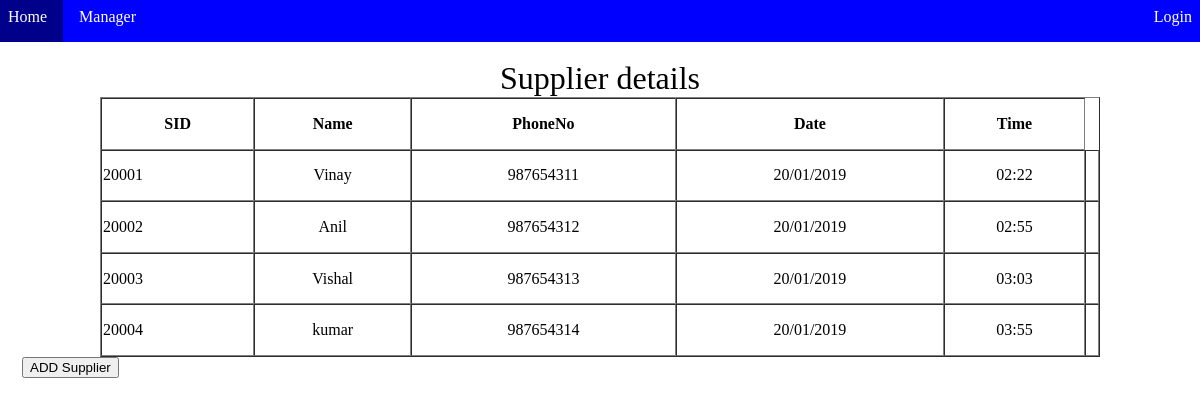
The app's page /FrontEnd/Manager.php with its own data.
### tables this page shows
CREATE TABLE `Supplier` (
  `SID` varchar(14) NOT NULL,
  `Name` varchar(20) DEFAULT NULL,
  `Date` varchar(10) DEFAULT NULL,
  `Time` varchar(5) DEFAULT NULL,
  `PhoneNo` varchar(10) DEFAULT NULL,
  PRIMARY KEY (`SID`)
);

### FrontEnd/Manager.php (the view, shortened to what this page needs)
<?php
include('./dbconfig.php');
?>
<!DOCTYPE html>
<html>
<head>
</head>
<body style="margin: -8px">
	<ul>
		<li><a href="Manager.php" style="color: white;text-decoration:none">Home</a></li>
	    <li>Manager</li>
<?php
  if(!isset($_SESSION['sess_user']))
  {
?>
 		<li style="float: right;"><a href="login.php" style="color: white;text-decoration:none">Login</a></li>
<?php
  } else{
?>
		<li style="float: right;"><a href="logout.php" style="color:white;text-decoration:none">Logout</a></li>
<?php
  }
?>
	</ul>
	<br>
	<center>
		<table cellspacing=0 border=1 width="1000" height="260" >
			<caption>Supplier details</caption>
			<tr>
				<th>SID</th>
				<th>Name</th>
				<th>PhoneNo</th>
				<th>Date</th>
			    <th>Time</th>
			</tr>
	<?php
		$query=mysqli_query($conn,"SELECT * FROM Supplier");
			while($row = mysqli_fetch_assoc($query))
			{
				$SID=$row['SID'];
				$Name=$row['Name'];
				$PhoneNo=$row['PhoneNo'];
				$Date=$row['Date'];
				$Time=$row['Time'];
				echo '<tr>' . '<td>';
			    echo $SID . '<br/>' . '<td>'.'</center>'.'<center>';
			    echo $Name . '<br/>' . '<td>'.'</center>'.'<center>';
				echo $PhoneNo. '<br/>' . '<td>'.'</center>'.'<center>';
				echo $Date. '<br/>' . '<td>'.'</center>'.'<center>';
				echo $Time . '<br/>' . '<td>'.'</center>'.'<center>';
			}
	?>
	</center>
	<span>
		<button style="margin-left:30px;"  type="submit" onclick = "location.href = 'insert_supplier.php'" class ="btn btn-primary btn-lg" >ADD Supplier</button><br/>
	</span>
</body>
</html>

### FrontEnd/Manager.php (style rules this page uses)
ul { list-style-type: none; border: 1px blue; margin: 0; padding: 0; overflow: hidden; background-color: blue; }
ul li { float: left; display: block; color: white; text-align: center; padding: 16px; }
caption { font-size: 200%; }

### records on screen
supplier: SID "20001", Name "Vinay", PhoneNo "987654311", Date "20/01/2019", Time "02:22"
supplier: SID "20002", Name "Anil", PhoneNo "987654312", Date "20/01/2019", Time "02:55"
supplier: SID "20003", Name "Vishal", PhoneNo "987654313", Date "20/01/2019", Time "03:03"
supplier: SID "20004", Name "kumar", PhoneNo "987654314", Date "20/01/2019", Time "03:55"
